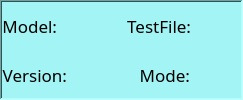
          <widget class="QFrame" name="frame">
           <property name="font">
            <font>
             <family>等线</family>
             <pointsize>14</pointsize>
            </font>
           </property>
           <property name="styleSheet">
            <string notr="true">QFrame
{
	background-color:rgb(163, 244, 244);
}
</string>
           </property>
           <property name="frameShape">
            <enum>QFrame::WinPanel</enum>
           </property>
           <property name="frameShadow">
            <enum>QFrame::Sunken</enum>
           </property>
           <property name="lineWidth">
            <number>4</number>
           </property>
           <property name="midLineWidth">
            <number>2</number>
           </property>
           <layout class="QVBoxLayout" name="verticalLayout_2">
            <property name="leftMargin">
             <number>0</number>
            </property>
            <property name="topMargin">
             <number>2</number>
            </property>
            <property name="rightMargin">
             <number>0</number>
            </property>
            <property name="bottomMargin">
             <number>2</number>
            </property>
            <item>
             <layout class="QVBoxLayout" name="verticalLayout" stretch="1,1">
              <item>
               <layout class="QHBoxLayout" name="horizontalLayout" stretch="1,2,2,1,2,1">
                <item>
                 <widget class="QLabel" name="label_2">
                  <property name="sizePolicy">
                   <sizepolicy hsizetype="Preferred" vsizetype="Preferred">
                    <horstretch>0</horstretch>
                    <verstretch>0</verstretch>
                   </sizepolicy>
                  </property>
                  <property name="font">
                   <font>
                    <family>等线</family>
                    <pointsize>13</pointsize>
                   </font>
                  </property>
                  <property name="text">
                   <string>Model:</string>
                  </property>
                  <property name="textFormat">
                   <enum>Qt::PlainText</enum>
                  </property>
                  <property name="alignment">
                   <set>Qt::AlignRight|Qt::AlignTrailing|Qt::AlignVCenter</set>
                  </property>
                  <property name="textInteractionFlags">
                   <set>Qt::LinksAccessibleByMouse</set>
                  </property>
                 </widget>
                </item>
                <item>
                 <widget class="QLabel" name="labelModel">
                  <property name="font">
                   <font>
                    <family>等线</family>
                    <pointsize>14</pointsize>
                    <weight>9</weight>
                    <italic>false</italic>
                    <bold>false</bold>
                   </font>
                  </property>
                  <property name="styleSheet">
                   <string notr="true">color: rgb(0, 0, 255);
font: 75 14pt &quot;等线&quot;;</string>
                  </property>
                  <property name="text">
                   <string/>
                  </property>
                 </widget>
                </item>
                <item>
                 <spacer name="horizontalSpacer">
                  <property name="orientation">
                   <enum>Qt::Horizontal</enum>
                  </property>
                  <property name="sizeHint" stdset="0">
                   <size>
                    <width>40</width>
                    <height>20</height>
                   </size>
                  </property>
                 </spacer>
                </item>
                <item>
                 <widget class="QLabel" name="label_4">
                  <property name="font">
                   <font>
                    <family>等线</family>
                    <pointsize>13</pointsize>
                   </font>
                  </property>
                  <property name="text">
                   <string>TestFile:</string>
                  </property>
                  <property name="textFormat">
                   <enum>Qt::PlainText</enum>
                  </property>
                  <property name="alignment">
                   <set>Qt::AlignRight|Qt::AlignTrailing|Qt::AlignVCenter</set>
                  </property>
                 </widget>
                </item>
                <item>
                 <widget class="QLabel" name="labelTestFile">
                  <property name="font">
                   <font>
                    <family>等线</family>
                    <pointsize>14</pointsize>
                    <weight>9</weight>
                    <italic>false</italic>
                    <bold>false</bold>
                   </font>
                  </property>
                  <property name="styleSheet">
                   <string notr="true">color: rgb(0, 0, 255);
font: 75 14pt &quot;等线&quot;;</string>
                  </property>
                  <property name="text">
                   <string/>
                  </property>
                 </widget>
                </item>
                <item>
                 <spacer name="horizontalSpacer_4">
                  <property name="orientation">
                   <enum>Qt::Horizontal</enum>
                  </property>
                  <property name="sizeHint" stdset="0">
                   <size>
                    <width>40</width>
                    <height>20</height>
                   </size>
                  </property>
                 </spacer>
                </item>
               </layout>
              </item>
              <item>
               <layout class="QHBoxLayout" name="horizontalLayout_2" stretch="1,2,2,1,2,1">
                <item>
                 <widget class="QLabel" name="label">
                  <property name="sizePolicy">
                   <sizepolicy hsizetype="Preferred" vsizetype="Preferred">
                    <horstretch>0</horstretch>
                    <verstretch>0</verstretch>
                   </sizepolicy>
                  </property>
                  <property name="font">
                   <font>
                    <family>等线</family>
                    <pointsize>13</pointsize>
                   </font>
                  </property>
                  <property name="text">
                   <string>Version:</string>
                  </property>
                  <property name="textFormat">
                   <enum>Qt::PlainText</enum>
                  </property>
                  <property name="alignment">
                   <set>Qt::AlignRight|Qt::AlignTrailing|Qt::AlignVCenter</set>
                  </property>
                 </widget>
                </item>
                <item>
                 <widget class="QLabel" name="labelVersion">
                  <property name="font">
                   <font>
                    <family>等线</family>
                    <pointsize>14</pointsize>
                    <weight>9</weight>
                    <italic>false</italic>
                    <bold>false</bold>
                   </font>
                  </property>
                  <property name="styleSheet">
                   <string notr="true">color: rgb(0, 0, 255);
font: 75 14pt &quot;等线&quot;;</string>
                  </property>
                  <property name="text">
                   <string/>
                  </property>
                 </widget>
                </item>
                <item>
                 <spacer name="horizontalSpacer_2">
                  <property name="orientation">
                   <enum>Qt::Horizontal</enum>
                  </property>
                  <property name="sizeHint" stdset="0">
                   <size>
                    <width>40</width>
                    <height>20</height>
                   </size>
                  </property>
                 </spacer>
                </item>
                <item>
                 <widget class="QLabel" name="label_3">
                  <property name="font">
                   <font>
                    <family>等线</family>
                    <pointsize>13</pointsize>
                   </font>
                  </property>
                  <property name="text">
                   <string>Mode:</string>
                  </property>
                  <property name="textFormat">
                   <enum>Qt::PlainText</enum>
                  </property>
                  <property name="alignment">
                   <set>Qt::AlignRight|Qt::AlignTrailing|Qt::AlignVCenter</set>
                  </property>
                 </widget>
                </item>
                <item>
                 <widget class="QLabel" name="labelMode">
                  <property name="font">
                   <font>
                    <family>等线</family>
                    <pointsize>14</pointsize>
                    <weight>9</weight>
                    <italic>false</italic>
                    <bold>false</bold>
                   </font>
                  </property>
                  <property name="styleSheet">
                   <string notr="true">color: rgb(0, 0, 255);
font: 75 14pt &quot;等线&quot;;</string>
                  </property>
                  <property name="text">
                   <string/>
                  </property>
                 </widget>
                </item>
                <item>
                 <spacer name="horizontalSpacer_3">
                  <property name="orientation">
                   <enum>Qt::Horizontal</enum>
                  </property>
                  <property name="sizeHint" stdset="0">
                   <size>
                    <width>40</width>
                    <height>20</height>
                   </size>
                  </property>
                 </spacer>
                </item>
               </layout>
              </item>
             </layout>
            </item>
           </layout>
          </widget>
